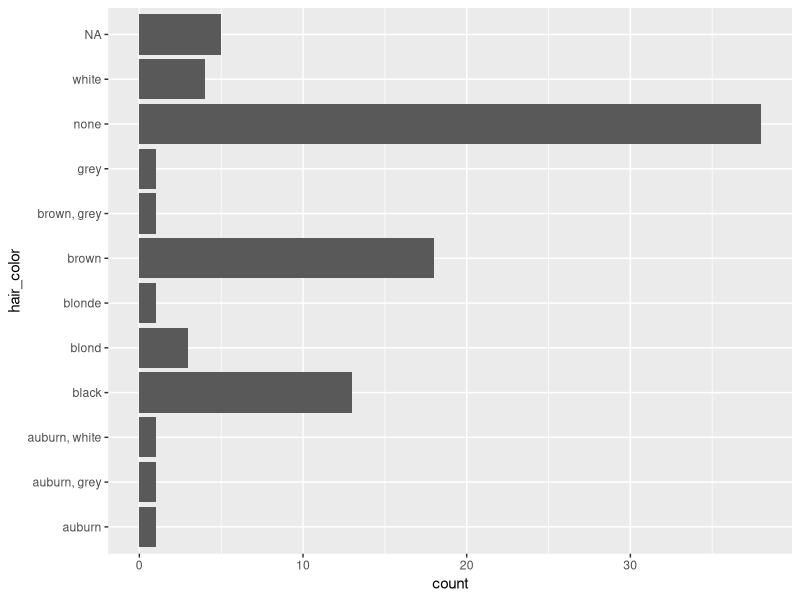
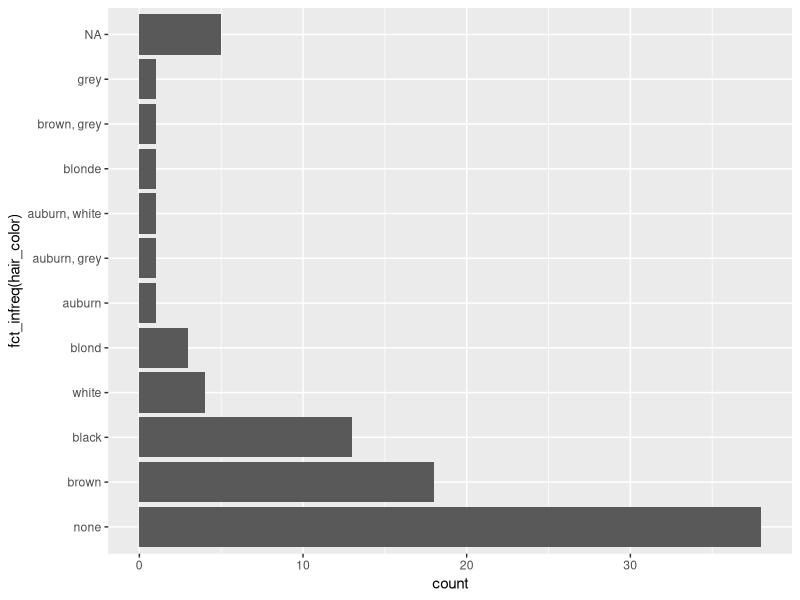
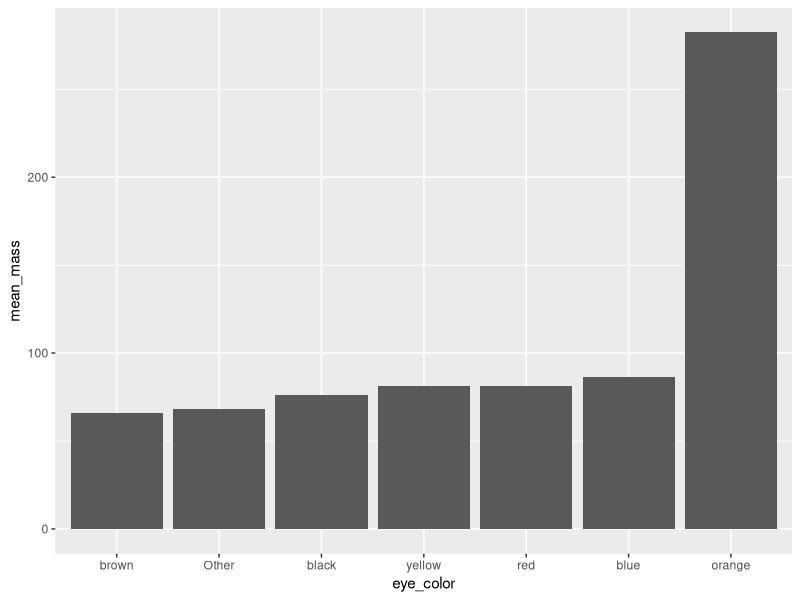
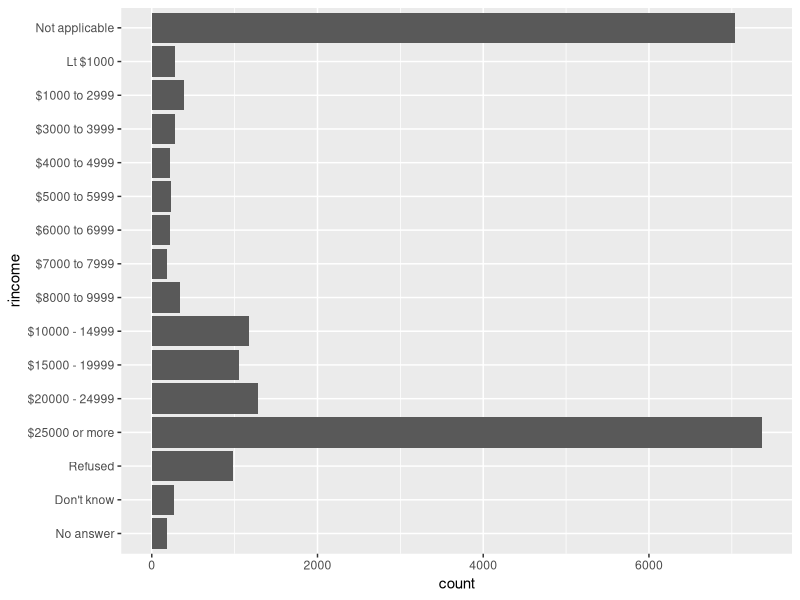

Write R code to recreate these figures, in order.
## ---- chunk 1
knitr::opts_chunk$set(
  collapse = TRUE,
  comment = "#>"
)
## ---- chunk 2
library(tidyverse)
## ---- chunk 3
ggplot(starwars, aes(x = hair_color)) + 
  geom_bar() + 
  coord_flip()
## ---- chunk 4
ggplot(starwars, aes(x = fct_infreq(hair_color))) + 
  geom_bar() + 
  coord_flip()
## ---- chunk 5
starwars %>%
  count(skin_color, sort = TRUE)
## ---- chunk 6
starwars %>%
  mutate(skin_color = fct_lump(skin_color, n = 5)) %>%
  count(skin_color, sort = TRUE)
## ---- chunk 7
starwars %>%
  mutate(skin_color = fct_lump(skin_color, prop = .1)) %>%
  count(skin_color, sort = TRUE)
## ---- chunk 8
starwars %>%
  mutate(skin_color = fct_lump(skin_color, prop = .1, other_level = "extra")) %>%
  count(skin_color, sort = TRUE)
## ---- chunk 9
avg_mass_eye_color <- starwars %>%
  mutate(eye_color = fct_lump(eye_color, n = 6)) %>%
  group_by(eye_color) %>%
  summarise(mean_mass = mean(mass, na.rm = TRUE))

avg_mass_eye_color
## ---- chunk 10
avg_mass_eye_color %>%
  mutate(eye_color = fct_reorder(eye_color, mean_mass)) %>%
  ggplot(aes(x = eye_color, y = mean_mass)) + 
  geom_col()
## ---- chunk 11
ggplot(gss_cat, aes(x = rincome)) +
   geom_bar() + 
   coord_flip()
## ---- chunk 12
levels(gss_cat$rincome)
## ---- chunk 13
reshuffled_income <- gss_cat$rincome %>%
  fct_shuffle()

levels(reshuffled_income)
## ---- chunk 14
fct_relevel(reshuffled_income, c("Lt $1000", "$1000 to 2999")) %>%
  levels()
## ---- chunk 15
fct_relevel(reshuffled_income, c("Lt $1000", "$1000 to 2999"), after = 1) %>%
  levels()
